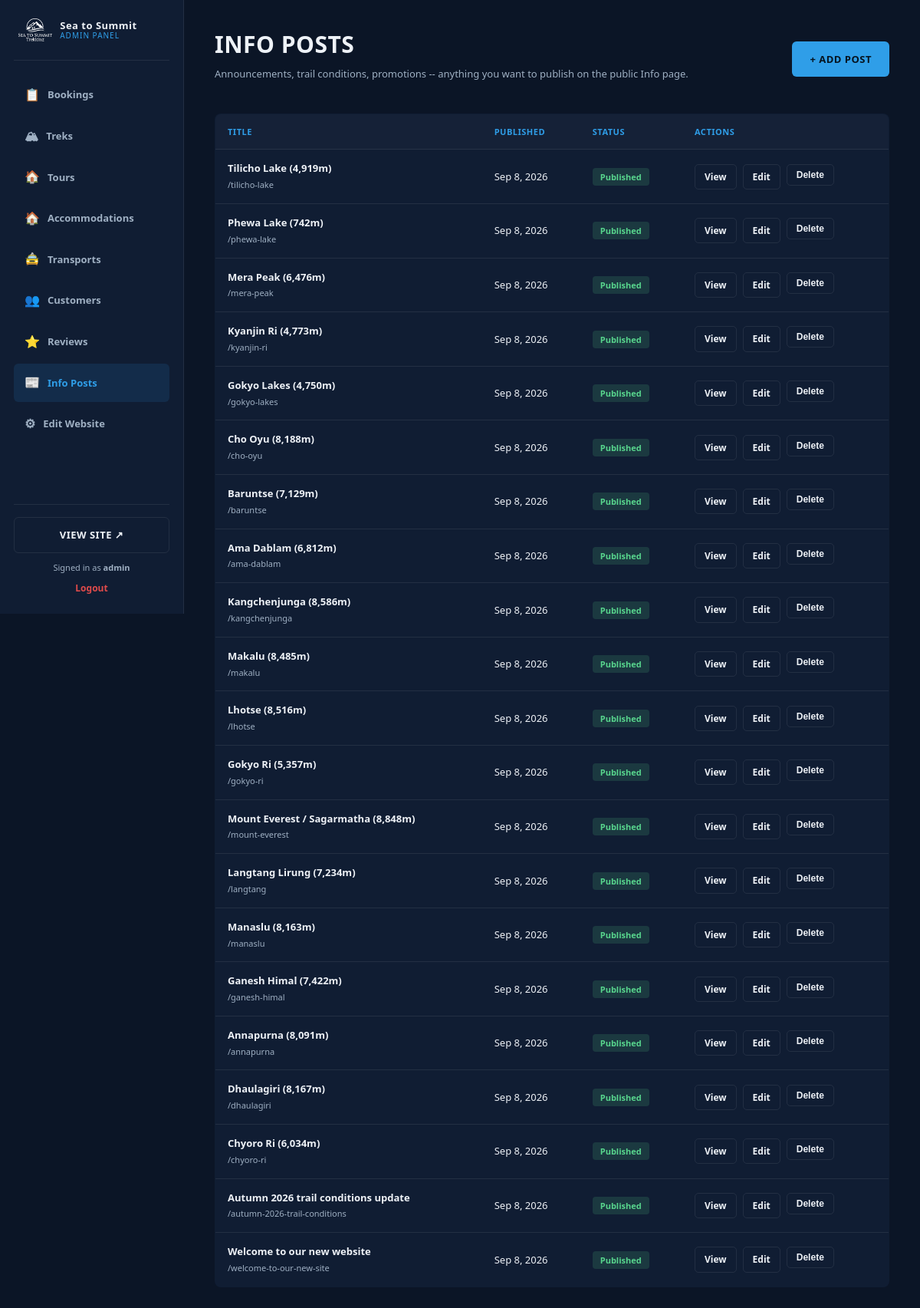
The page /admin/posts.php (signed in) on the database its author committed.
### tables this page shows
CREATE TABLE posts (
    id INT AUTO_INCREMENT PRIMARY KEY,
    slug VARCHAR(150) NOT NULL UNIQUE,
    title VARCHAR(200) NOT NULL,
    excerpt VARCHAR(300) DEFAULT NULL,
    body TEXT NOT NULL,
    image_url VARCHAR(255) DEFAULT NULL,
    is_published TINYINT(1) NOT NULL DEFAULT 1,
    published_at DATE NOT NULL,
    created_at TIMESTAMP DEFAULT CURRENT_TIMESTAMP
);

### config.php (called while the page is built, shortened)
<?php
$conn = new mysqli(DB_HOST, DB_USER, DB_PASS, DB_NAME);
$conn->set_charset('utf8mb4');
function h($str) {
    return htmlspecialchars($str ?? '', ENT_QUOTES, 'UTF-8');
}
function get_setting($key, $default = '') {
    static $cache = null;
    global $conn;
    if ($cache === null) {
        $cache = [];
        $res = $conn->query("SELECT setting_key, setting_value FROM site_settings");
        if ($res) {
            while ($row = $res->fetch_assoc()) {
                $cache[$row['setting_key']] = $row['setting_value'];
            }
        }
    }
    return ($cache[$key] ?? null) !== null && $cache[$key] !== '' ? $cache[$key] : $default;
}

### admin/posts.php (the view, shortened to what this page needs)
<?php
require_once '../config.php';
$admin_active = 'posts';
$posts = $conn->query("SELECT * FROM posts ORDER BY published_at DESC, id DESC");
?>
<?php include 'includes/header.php'; ?>
<div class="admin-page-header">
    <div>
        <h1>INFO POSTS</h1>
        <p>Announcements, trail conditions, promotions -- anything you want to publish on the public Info page.</p>
    </div>
    <a href="post-form.php" class="btn btn-primary">+ ADD POST</a>
</div>
<?php if ($posts->num_rows === 0): ?>
    <div class="empty-state">No posts yet.</div>
<?php else: ?>
<div style="overflow-x:auto;">
<table class="data-table">
    <thead>
        <tr><th>Title</th><th>Published</th><th>Status</th><th>Actions</th></tr>
    </thead>
    <tbody>
    <?php while ($p = $posts->fetch_assoc()): ?>
        <tr>
            <td><b><?= h($p['title']) ?></b><br><span style="color:var(--text-muted);font-size:11px;">/<?= h($p['slug']) ?></span></td>
            <td><?= date('M j, Y', strtotime($p['published_at'])) ?></td>
            <td><span class="status-pill <?= $p['is_published'] ? 'Confirmed' : 'Cancelled' ?>"><?= $p['is_published'] ? 'Published' : 'Draft' ?></span></td>
            <td>
                <div style="display:flex;gap:8px;">
                    <a href="../post-detail.php?slug=<?= h($p['slug']) ?>" target="_blank" class="icon-btn">View</a>
                    <a href="post-form.php?id=<?= (int)$p['id'] ?>" class="icon-btn">Edit</a>
                    <form method="POST" action="post-delete.php">
                        <button type="submit" class="icon-btn danger" data-confirm="Delete &quot;<?= h(addslashes($p['title'])) ?>&quot;?">Delete</button>
                    </form>
                </div>
            </td>
        </tr>
    <?php endwhile; ?>
    </tbody>
</table>
</div>
<?php endif; ?>
<?php include 'includes/footer.php'; ?>

### admin/includes/header.php (shortened to what this page needs)
<!DOCTYPE html>
<html lang="en">
<head>
<title><?= isset($page_title) ? h($page_title) . ' | ' : '' ?>Admin &middot; <?= h(get_setting('site_name', 'Sea to Summit')) ?></title>
<link rel="stylesheet" href="../assets/css/style.css">
</head>
<body>
<div class="admin-shell">
    <aside class="admin-sidebar">
        <div class="admin-logo">
            <img class="logo-mark" src="../<?= h(get_setting('logo_white_path', 'assets/images/logo-mark-white.png')) ?>" alt="<?= h(get_setting('site_name', 'Sea to Summit')) ?>">
            <div class="logo-text">
                <span class="logo-title"><?= h(get_setting('site_name', 'Sea to Summit')) ?></span>
                <span class="logo-sub">ADMIN PANEL</span>
            </div>
        </div>
        <nav class="admin-nav">
            <a href="dashboard.php" class="<?= $admin_active === 'dashboard' ? 'active' : '' ?>">
                <span class="ai">&#128203;</span> Bookings
            </a>
            <a href="treks.php" class="<?= $admin_active === 'treks' ? 'active' : '' ?>">
                <span class="ai">&#127956;</span> Treks
            </a>
            <a href="tours.php" class="<?= $admin_active === 'tours' ? 'active' : '' ?>">
                <span class="ai">&#127968;</span> Tours
            </a>
            <a href="accommodations.php" class="<?= $admin_active === 'accommodations' ? 'active' : '' ?>">
                <span class="ai">&#127968;</span> Accommodations
            </a>
            <a href="transports.php" class="<?= $admin_active === 'transports' ? 'active' : '' ?>">
                <span class="ai">&#128662;</span> Transports
            </a>
            <a href="customers.php" class="<?= $admin_active === 'customers' ? 'active' : '' ?>">
                <span class="ai">&#128101;</span> Customers
            </a>
            <a href="reviews.php" class="<?= $admin_active === 'reviews' ? 'active' : '' ?>">
                <span class="ai">&#11088;</span> Reviews
            </a>
            <a href="posts.php" class="<?= $admin_active === 'posts' ? 'active' : '' ?>">
                <span class="ai">&#128240;</span> Info Posts
            </a>
            <a href="settings.php" class="<?= $admin_active === 'settings' ? 'active' : '' ?>">
                <span class="ai">&#9881;</span> Edit Website
            </a>
        </nav>
        <div class="admin-sidebar-footer">
            <a href="../index.php" target="_blank" class="btn btn-outline btn-block" style="margin-bottom:10px;">VIEW SITE &#8599;</a>
            <div class="admin-user">Signed in as <b><?= h($_SESSION['admin_username'] ?? '') ?></b></div>
            <a href="../logout.php" class="admin-logout">Logout</a>
        </div>
    </aside>
    <main class="admin-main">

### admin/includes/footer.php (shortened to what this page needs)
    </main>
</div>
</body>
</html>

### assets/css/style.css (style rules this page uses)
:root { --navy: #0b1526; --navy-2: #101d33; --navy-3: #16233b; --blue: #2f9ee8; --blue-dark: #1e6fb3; --red: #e04b4b; --text-light: #eef2f7; --text-muted: #9fb0c3; --border: rgba(255,255,255,0.08); --radius: 6px; }
* { box-sizing: border-box; }
body { margin: 0; font-family: 'Segoe UI', Arial, sans-serif; background: var(--navy); color: var(--text-light); line-height: 1.6; }
a { text-decoration: none; color: inherit; }
img { max-width: 100%; display: block; }
h1, h2, h3, h4 { font-family: 'Segoe UI', Arial, sans-serif; font-weight: 800; text-transform: uppercase; letter-spacing: 0.5px; margin: 0; }
.btn { display: inline-flex; align-items: center; gap: 8px; padding: 12px 22px; font-weight: 700; font-size: 13px; letter-spacing: 0.5px; border-radius: var(--radius); border: 1px solid transparent; cursor: pointer; transition: all 0.15s ease; }
.btn-primary { background: var(--blue); color: #061420; }
.btn-outline { background: transparent; border-color: var(--border); color: var(--text-light); }
.btn-block { width: 100%; justify-content: center; }
.logo-mark { height: 38px; width: auto; display: block; }
.logo-text { display: flex; flex-direction: column; line-height: 1.1; }
.logo-title { font-weight: 800; font-size: 14px; letter-spacing: 0.5px; }
.logo-sub { font-size: 11px; color: var(--blue); letter-spacing: 1px; }
table.data-table { width: 100%; border-collapse: collapse; background: var(--navy-2); border: 1px solid var(--border); border-radius: 8px; overflow: hidden; }
table.data-table th, table.data-table td { padding: 14px 16px; text-align: left; font-size: 13px; border-bottom: 1px solid var(--border); }
table.data-table th { color: var(--blue); text-transform: uppercase; letter-spacing: 0.5px; font-size: 11px; background: rgba(255,255,255,0.02); }
table.data-table tr:last-child td { border-bottom: none; }
.status-pill { padding: 4px 10px; border-radius: 4px; font-size: 11px; font-weight: 700; }
.status-pill.Confirmed { background: rgba(88,214,141,0.15); color: #58d68d; }
.admin-shell { display: flex; min-height: 100vh; }
.admin-sidebar { width: 240px; flex-shrink: 0; background: var(--navy-2); border-right: 1px solid var(--border); display: flex; flex-direction: column; padding: 24px 18px; position: sticky; top: 0; height: 100vh; }
.admin-logo { display: flex; align-items: center; gap: 10px; padding: 0 6px 24px; border-bottom: 1px solid var(--border); margin-bottom: 20px; }
.admin-logo .logo-mark { height: 30px; width: auto; flex-shrink: 0; }
.admin-logo .logo-title { display: block; font-weight: 800; font-size: 13px; }
.admin-logo .logo-sub { display: block; font-size: 10px; color: var(--blue); letter-spacing: 1px; }
.admin-nav { display: flex; flex-direction: column; gap: 4px; flex: 1; }
.admin-nav a { display: flex; align-items: center; gap: 10px; padding: 12px 14px; border-radius: 6px; color: var(--text-muted); font-size: 13px; font-weight: 600; }
.admin-nav a .ai { font-size: 16px; }
.admin-nav a.active { background: rgba(47,158,232,0.12); color: var(--blue); }
.admin-sidebar-footer { border-top: 1px solid var(--border); padding-top: 16px; }
.admin-user { font-size: 11px; color: var(--text-muted); margin-bottom: 8px; text-align: center; }
.admin-logout { display: block; text-align: center; font-size: 12px; color: var(--red); font-weight: 700; }
.admin-main { flex: 1; padding: 34px 40px; max-width: 1200px; }
.admin-page-header { display: flex; align-items: center; justify-content: space-between; flex-wrap: wrap; gap: 14px; margin-bottom: 28px; }
.admin-page-header h1 { font-size: 30px; }
.admin-page-header p { color: var(--text-muted); font-size: 13px; margin-top: 4px; text-transform: none; }
.icon-btn { display: inline-flex; align-items: center; gap: 6px; padding: 6px 12px; border-radius: 5px; font-size: 12px; font-weight: 700; border: 1px solid var(--border); background: transparent; color: var(--text-light); cursor: pointer; }

### rows shown on the page
posts: title "Tilicho Lake (4,919m)", slug "tilicho-lake", published_at "Sep 8, 2026", is_published "Published"
posts: title "Phewa Lake (742m)", slug "phewa-lake", published_at "Sep 8, 2026", is_published "Published"
posts: title "Mera Peak (6,476m)", slug "mera-peak", published_at "Sep 8, 2026", is_published "Published"
posts: title "Kyanjin Ri (4,773m)", slug "kyanjin-ri", published_at "Sep 8, 2026", is_published "Published"
posts: title "Gokyo Lakes (4,750m)", slug "gokyo-lakes", published_at "Sep 8, 2026", is_published "Published"
posts: title "Cho Oyu (8,188m)", slug "cho-oyu", published_at "Sep 8, 2026", is_published "Published"
posts: title "Baruntse (7,129m)", slug "baruntse", published_at "Sep 8, 2026", is_published "Published"
posts: title "Ama Dablam (6,812m)", slug "ama-dablam", published_at "Sep 8, 2026", is_published "Published"
posts: title "Kangchenjunga (8,586m)", slug "kangchenjunga", published_at "Sep 8, 2026", is_published "Published"
posts: title "Makalu (8,485m)", slug "makalu", published_at "Sep 8, 2026", is_published "Published"
posts: title "Lhotse (8,516m)", slug "lhotse", published_at "Sep 8, 2026", is_published "Published"
posts: title "Gokyo Ri (5,357m)", slug "gokyo-ri", published_at "Sep 8, 2026", is_published "Published"
posts: title "Mount Everest / Sagarmatha (8,848m)", slug "mount-everest", published_at "Sep 8, 2026", is_published "Published"
posts: title "Langtang Lirung (7,234m)", slug "langtang", published_at "Sep 8, 2026", is_published "Published"
posts: title "Manaslu (8,163m)", slug "manaslu", published_at "Sep 8, 2026", is_published "Published"
posts: title "Ganesh Himal (7,422m)", slug "ganesh-himal", published_at "Sep 8, 2026", is_published "Published"
posts: title "Annapurna (8,091m)", slug "annapurna", published_at "Sep 8, 2026", is_published "Published"
posts: title "Dhaulagiri (8,167m)", slug "dhaulagiri", published_at "Sep 8, 2026", is_published "Published"
posts: title "Chyoro Ri (6,034m)", slug "chyoro-ri", published_at "Sep 8, 2026", is_published "Published"
posts: title "Autumn 2026 trail conditions update", slug "autumn-2026-trail-conditions", published_at "Sep 8, 2026", is_published "Published"
posts: title "Welcome to our new website", slug "welcome-to-our-new-site", published_at "Sep 8, 2026", is_published "Published"

### other values the page prints
get_setting('site_name', 'Sea to Summit') "Sea to Summit"
$_SESSION['admin_username'] "admin"
